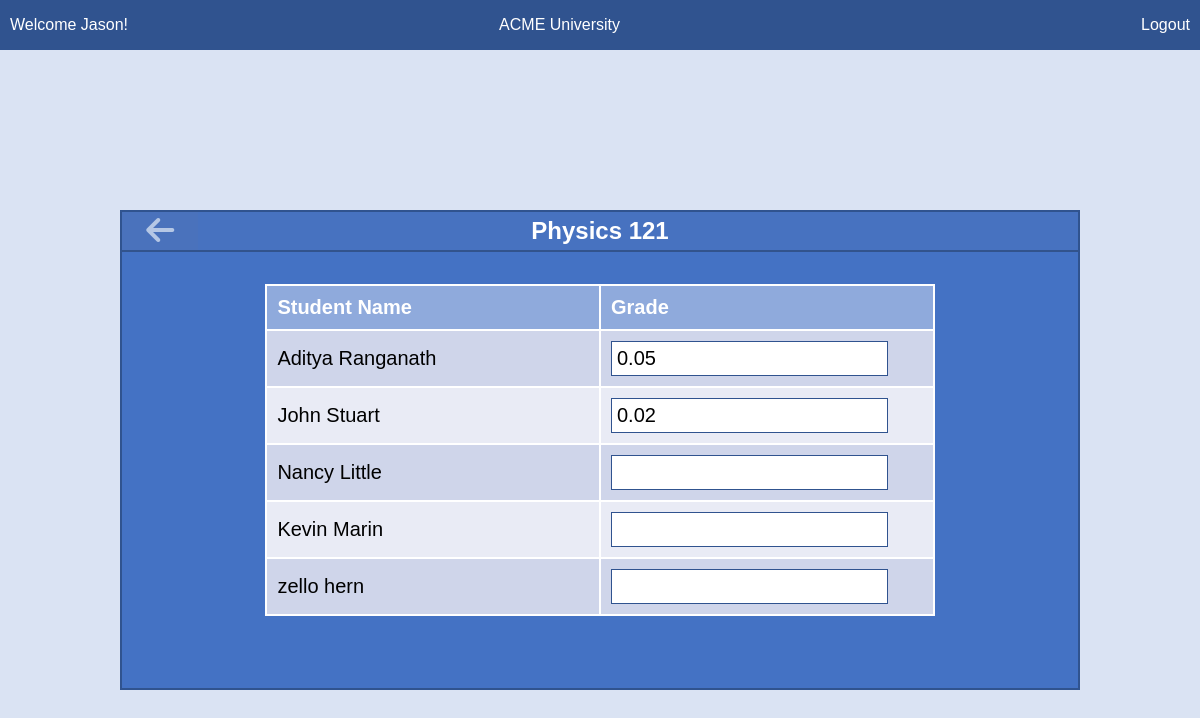
/editGrade/3/ (signed in), run on the app's committed database.
### base/models.py (models this page shows, shortened)
class Student(models.Model):
    student_user = models.OneToOneField(User, on_delete=models.CASCADE, related_name='student')
    username = models.CharField(max_length=200, blank=True, null=True)
    first_name = models.CharField(max_length=200, blank=True, null=True)

class Course(models.Model):
    instructor = models.ForeignKey(Teacher, on_delete=models.CASCADE, related_name='courses')
    course = models.CharField(max_length=100)
    students = models.ManyToManyField('Student', related_name='courses')
    schedule = models.CharField(max_length=100, blank=True, null=True)
    capacity = models.IntegerField()
    def __str__(self):
        return str(self.course)

class Enrollment(models.Model):
    student = models.ForeignKey(Student, on_delete=models.CASCADE, related_name='enrollments')
    course = models.ForeignKey(Course, on_delete=models.CASCADE, related_name='enrollments')
    grade = models.DecimalField(max_digits=5, decimal_places=2, null=True, blank=True)
    class Meta:
        unique_together = ('student', 'course')

### base/views.py (the view)
# urls.py: path('editGrade/<int:course_id>/', views.editGrade, name='editGrade'),
@login_required(login_url='login')
def editGrade(request, course_id):
    course = Course.objects.get(id=course_id)
    enrollments = Enrollment.objects.filter(course=course)
    if request.method == 'POST':
        formset = EnrollmentFormSet(request.POST, queryset=enrollments)
        if formset.is_valid():
            formset.save()
            return redirect('home')
        else:
            print(formset.errors)
    else:
        formset = EnrollmentFormSet(queryset=enrollments)
    context = {'enrollments': enrollments, 'formset': formset, 'course': course}
    return render(request, 'base/editing.html', context)

### base/templates/base/editing.html (shortened to what this page needs)
  {% extends 'main.html' %} {% block content %}
  <div class="flex-container">
  <div class="mid-container">
  <div class="title-container">
    <div class="item">
        <button class="click" id="button4" onclick="submitForm(event)"><i class="fas fa-arrow-left arrow-icon" style="color: rgb(181, 199, 229);"></i></i></button>
      <h2 id="button3" >{{course}}</h2>
  </div>
</div>
  <div class="table-container">
    <form method="post">
        <table id="first">
            <col style="width: 50%" />
            <col style="width: 50%" />
            <tr>
                <th>Student Name</th>
                <th>Grade</th>
            </tr>
            {% for form in formset %}
                <tr>
                    <td>{{ form.instance.student.username }}</td>
                    <td>{{ form.grade }}</td>
                </tr>
            {% endfor %}
        </table>
    </form>
</div>
</div>
</div>
{% endblock %}

### templates/navbar.html
<nav class="navbar">
    <div class="nav-left">
{% if request.user.teacher %}
        <span>Welcome Dr {{ request.user.teacher.last_name }}!</span>
    {% else %}
        <span>Welcome {{ request.user.student.first_name }}!</span>
    {% endif %}
    </div>
    <div class="nav-center">
        <span>ACME University</span>
    </div>
    <div class="nav-right">
        <a href="{% url 'logout' %}">Logout</a>
    </div>
</nav>

### static/styles/second.css (style rules this page uses)
* { box-sizing: border-box; margin: 0; padding: 0; }
body { font-family: Arial, Helvetica, sans-serif; }
.flex-container { background-color: rgb(218, 227, 243); display: flex; height: 100vh; justify-content: center; align-items: center; }
.mid-container { display: grid; grid-template-rows: auto 1fr; justify-items: center; min-width: 80vw; min-height: 60vh; background-color: rgb(68, 114, 196); border: 2px solid rgb(48, 83, 143); }
.title-container { position: relative; background-color: white; width: 100%; display: flex; text-align: center; }
.item { width: 100%; display: flex; align-items: center; }
input { font-size: 20px; border: 1.9px solid rgb(48, 83, 143); padding: 5px; }
.table-container { width: 100%; overflow-x: auto; text-align: center; }
table { margin: 50px; margin-top: 4vh; min-width: 70%; min-height: 80%; border-collapse: collapse; display: inline-table; font-size: 20px; }
td { border: 2px solid white; padding: 10px; text-align: start; }
th { color: white; border: 2px solid white; padding: 10px; text-align: start; background-color: rgb(143, 170, 220); }
tr:nth-child(even) { background-color: rgb(207, 213, 234); }
tr:nth-child(odd) { background-color: rgb(233, 235, 245); }
button { font-size: 24px; }
.arrow-icon { font-size: 2rem; }
#button3 { display: flex; justify-content: center; align-items: center; color: white; background-color: rgb(71, 114, 192); width: 100%; min-height: 5vh; border-top: none; border-left: none; border-right: none; border-bottom: 2px solid rgb(50, 83, 140); }
#button4 { position: absolute; left: 0; height: 100%; width: 8%; border:none; border-bottom: 2px solid rgb(50, 83, 140); ; background-color: rgb(74, 114, 188); }
.navbar { display: flex; justify-content: space-between; align-items: center; background-color: rgb(48, 83, 143); padding: 10px; color: white; height: 50px; font-family: Arial, Helvetica, sans-serif; font-size: 100%; }
.nav-center { margin-right: 150px; }
.nav-right a { color: white; text-decoration: none; }

### data on the page
Course: course "Physics 121"
Enrollment: instance.student.username "Aditya Ranganath"
Enrollment: instance.student.username "John Stuart"
Enrollment: instance.student.username "Nancy Little"
Enrollment: instance.student.username "Kevin Marin"
Enrollment: instance.student.username "zello hern"

### other printed values
{{ request.user.student.first_name }} "Jason"
